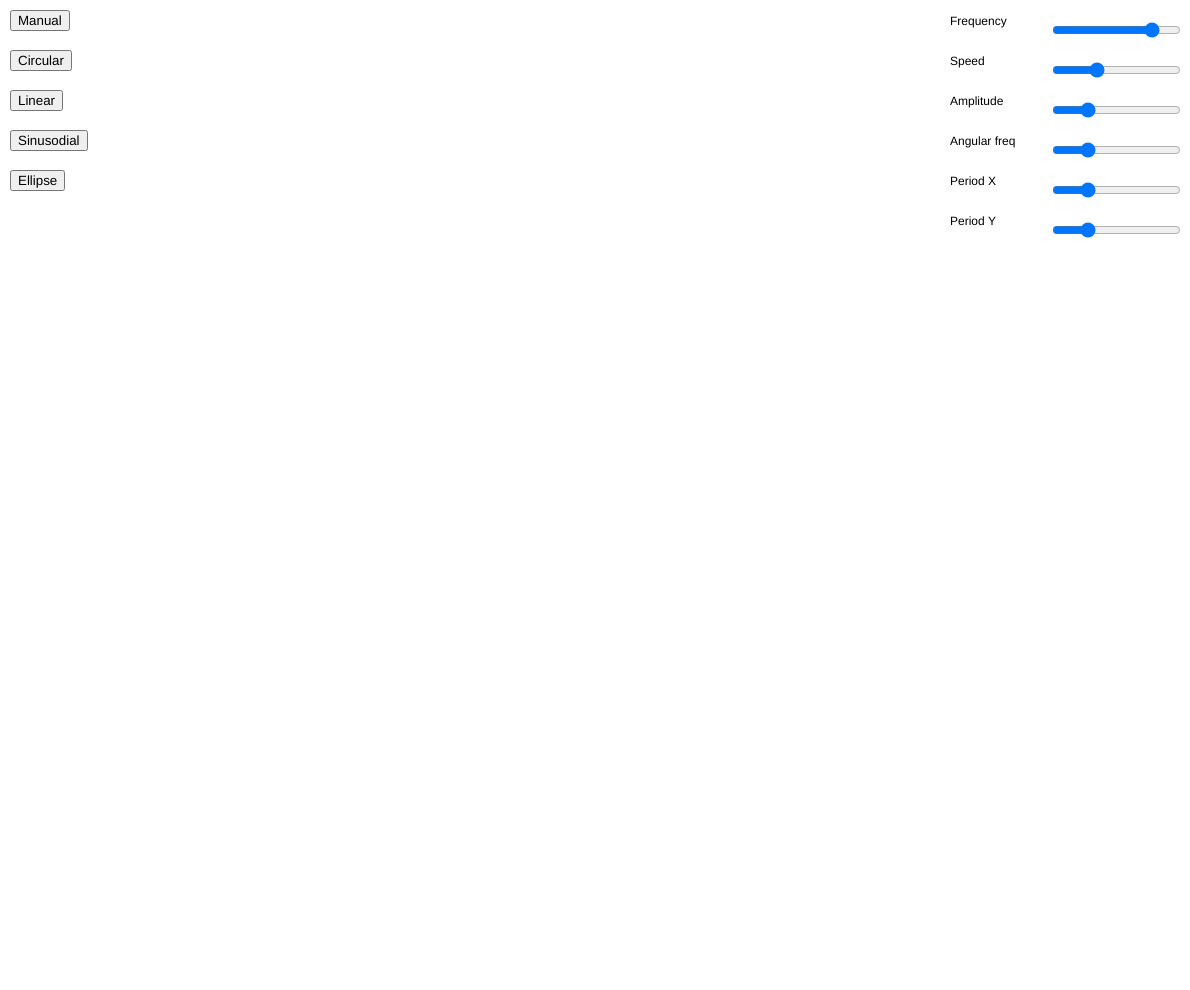
Frame 1 (no input)
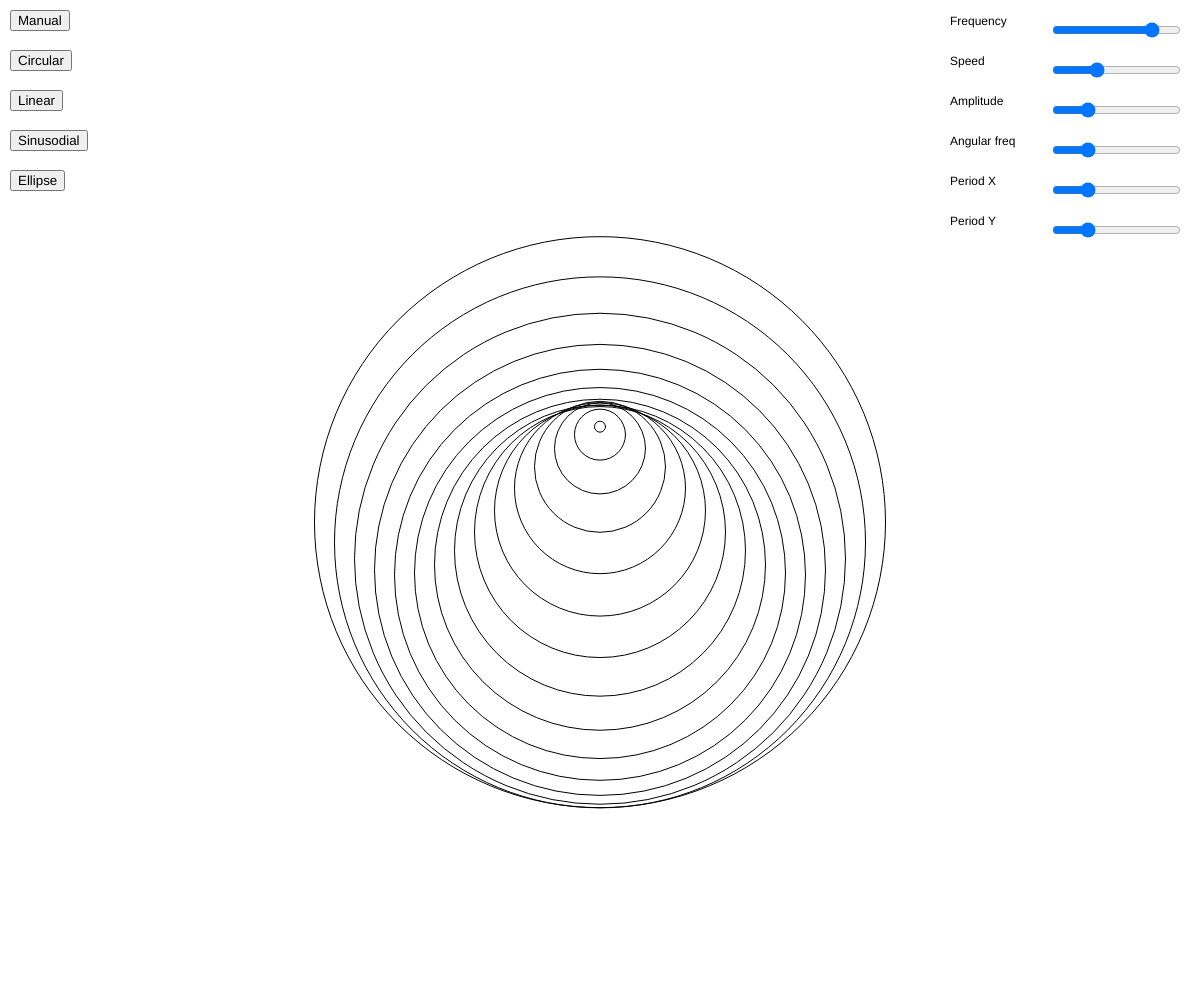
Frame 60 (no input)
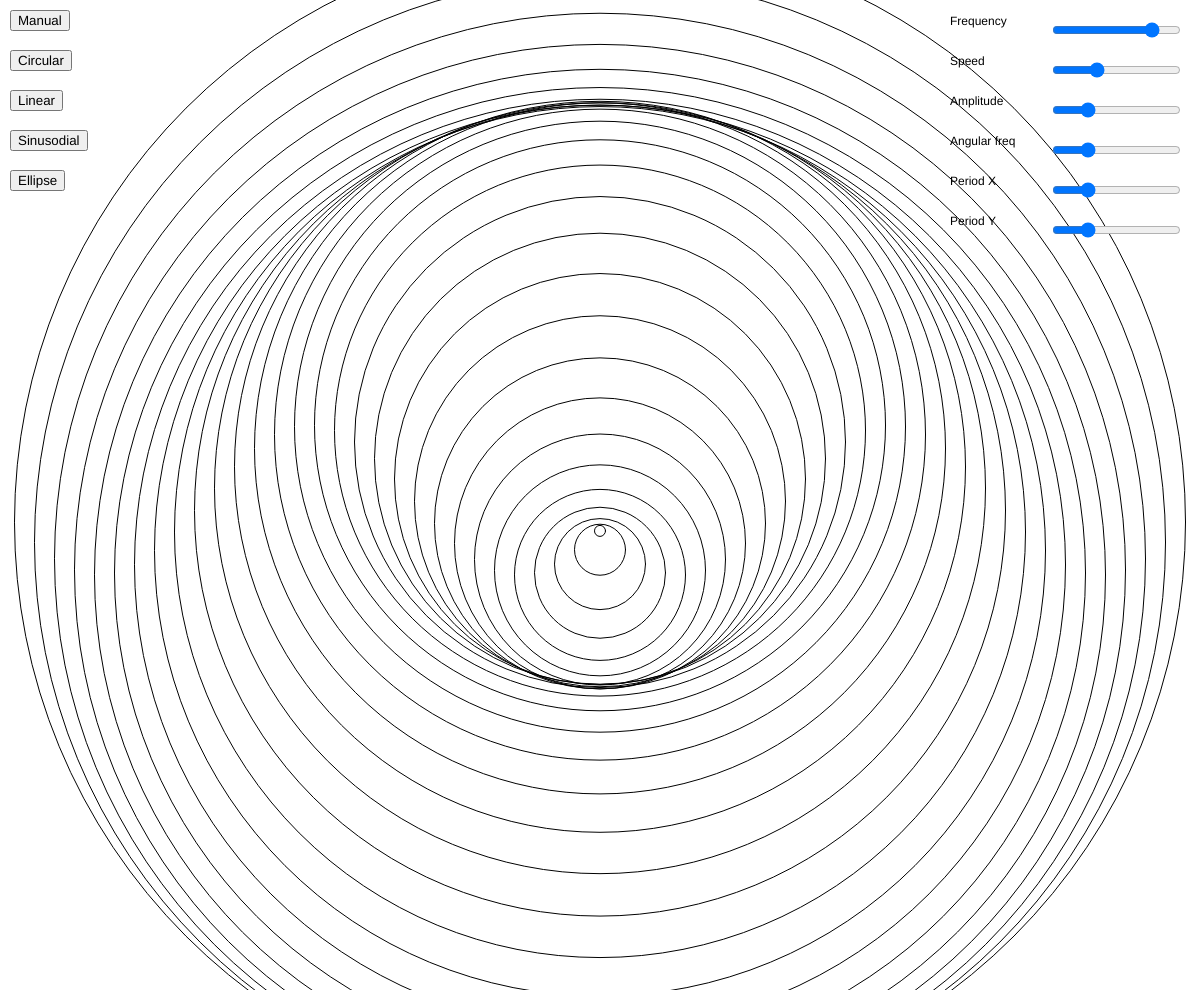
Frame 120 (the mouse pressed at the canvas centre since frame 60)

The p5.js sketch that drew these frames (run headless with seeded random() and noise() and a simulated clock; from frame 60 on, the mouse is pressed at the canvas centre):

// p5.js sketch
// ── sketch.js

var waves = []
var time= 0;

var pos = {"x": 0, "y": 0};

var linearButton;
var sinButton;
var manualButton;
var circleButton;

var frequencyRange = {
  "min": 3,
  "max": 30
}

var state = "sinusoidal"

function setup() {
  // put setup code here
 createCanvas(windowWidth-10,windowHeight-10);
  
  manualButton = createButton("Manual"); 
  manualButton.position(10,10);
  manualButton.mousePressed(()=>{
    state = 'manual'
  });

  circleButton = createButton("Circular"); 
  circleButton.position(10,50);
  circleButton.mousePressed(()=>{
    state = 'circle'
  });

  linearButton = createButton("Linear"); 
  linearButton.position(10,90);
  linearButton.mousePressed(()=>{
    state = 'linear'
  });
  
  sinButton = createButton("Sinusodial"); 
  sinButton.position(10,130);
  sinButton.mousePressed(()=>{
    state = 'sinusoidal'
  });

  ellipseButton = createButton("Ellipse"); 
  ellipseButton.position(10,170);
  ellipseButton.mousePressed(()=>{
    state = 'ellipse'
  });

    
  frequencySlider = createSlider(3, 30, 25);
  frequencySlider.position(windowWidth-150, 20);

  speedSlider = createSlider(1, 300, 100);
  speedSlider.position(windowWidth-150, 60);

  amplitudeSlider = createSlider(1, 300, 75);
  amplitudeSlider.position(windowWidth-150, 100);

  angularSlider = createSlider(1, 300, 75);
  angularSlider.position(windowWidth-150, 140);

  periodXSlider = createSlider(1, 300, 75);
  periodXSlider.position(windowWidth-150, 180);

  periodYSlider = createSlider(1, 300, 75);
  periodYSlider.position(windowWidth-150, 220);

  
}

function draw() {

  background("white");
  fill(0)
  text("Frequency",windowWidth-250, 25);
  text("Speed",windowWidth-250, 65);
  text("Amplitude",windowWidth-250, 105);
  text("Angular freq",windowWidth-250, 145);
  text("Period X",windowWidth-250, 185);
  text("Period Y",windowWidth-250, 225);

  time++;

  let frequency = frequencyRange.max - 1 - frequencySlider.value();
  let speed = speedSlider.value();
  let amplitude = amplitudeSlider.value()
  let angular = angularSlider.value()
  let periodX = periodXSlider.value();
  let periodY = periodYSlider.value();


  if(state === 'linear')
  {
    
    pos.x += speed/50;
    pos.y = windowHeight/2;

    pos.x = pos.x % windowWidth;

    if(time % frequency == 0)
    {
      waves.push(new wave(pos.x,pos.y));
    }
  }
  if(state === "manual")
  {
    if(time % frequency == 0)
    {
      waves.push(new wave(mouseX,mouseY));
    }
  }
  if(state === "sinusoidal")
  {
    pos.x = windowWidth/2;
    pos.y = windowHeight/2+amplitude*sin(angular/1000*time);

    if(time % frequency == 0)
    {
      waves.push(new wave(pos.x,pos.y));
    }
  }
  if(state === "circle")
  {
    pos.x = windowWidth/2+amplitude*cos(angular/1000*time);
    pos.y = windowHeight/2+amplitude*sin(angular/1000*time);

    if(time % frequency == 0)
    {
      waves.push(new wave(pos.x,pos.y));
    }
  }

  if(state === "ellipse")
  {
    pos.x = windowWidth/2+amplitude*cos(periodX/1000*time);
    pos.y = windowHeight/2+amplitude*sin(periodY/1000*time);

    if(time % frequency == 0)
    {
      waves.push(new wave(pos.x,pos.y));
    }
  }



  for (var i = waves.length - 1; i >= 0; i--) {
    waves[i].update();
    waves[i].display();

  }
  for (var i = waves.length - 1; i >= 0; i--) {
    if(waves[i].radius > 2*windowWidth)
    {
      waves.splice(i,1);
    }
  }
  
}


function wave(x,y)
{
  this.pos = createVector(x,y);
  this.radius = 1;

  this.update = function()
  {
    this.radius+=10;
  }
  this.display = function()
  {
    noFill();
    ellipse(this.pos.x,this.pos.y, this.radius,this.radius);
  }
}
